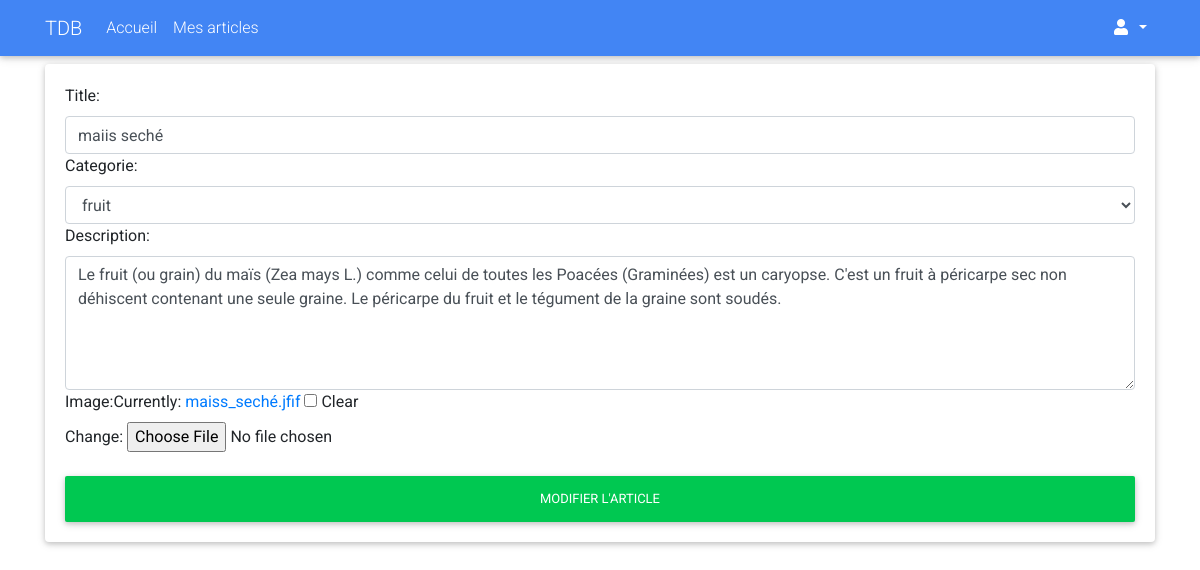
The page /my-admin/update-article/5 on the database its author committed.
### blog/models.py (models this page shows, shortened)
class Article (models.Model):
    user = models.ForeignKey(User,on_delete=models.CASCADE,null=True)
    title=models.CharField(max_length=50)
    category=models.ForeignKey(Category,on_delete=models.CASCADE)
    desc=models.TextField()
    image=models.ImageField(null=True,blank=True)
    created_at=models.DateTimeField(auto_now_add=True)
    updated_at=models.DateTimeField(auto_now_add=True)

### app_admin/views.py (the view)
# urls.py: path('update-article/<int:pk>', UpdateArticle.as_view(), name="update-article"),
class UpdateArticle(UpdateView):
    model = Article
    form_class = ArticleForm
    template_name = 'app_admin/article_form.html'

### blog/forms.py
class ArticleForm(forms.ModelForm):
  class Meta:
    model = Article
    fields = ['title','category','desc', 'image']
    labels = {'title':'Title','category':'Categorie','desc':'Description'}
    widgets={
      'title':forms.TextInput(attrs={'class':'form-control'}),
      'category':forms.Select(attrs={'class':'form-control'}),
      'desc':forms.Textarea(attrs={'class':'form-control','rows':5}),
    }

### blog/models.py (called while the page is built)
   def __str__(self):
        return self.name

### app_admin/templates/app_admin/article_form.html (shortened to what this page needs)
{%  extends 'partials/base.html' %}
{%  block content %}
    <div class="container">
      <div class="row">
        <div class="div col-md-12">
           <div class="card mt-2">
             <div class="card-body">
                <form action="" method="POST">
                   {{form}}
                   <button class="btn btn-success btn-block mt-4">Modifier L'article </button>
                 </form>
             </div>
           </div>
        </div>
      </div>
    </div>
{% endblock %}

### rows shown on the page
Article: title "maiis seché", category "fruit", desc "Le fruit (ou grain) du maïs (Zea mays L.) comme celui de toutes les Poacées (Graminées) est un caryopse. C'est un fruit à péricarpe sec non déhiscent contenant une seule graine. Le péricarpe du fruit et le tégument de la graine sont soudés."
